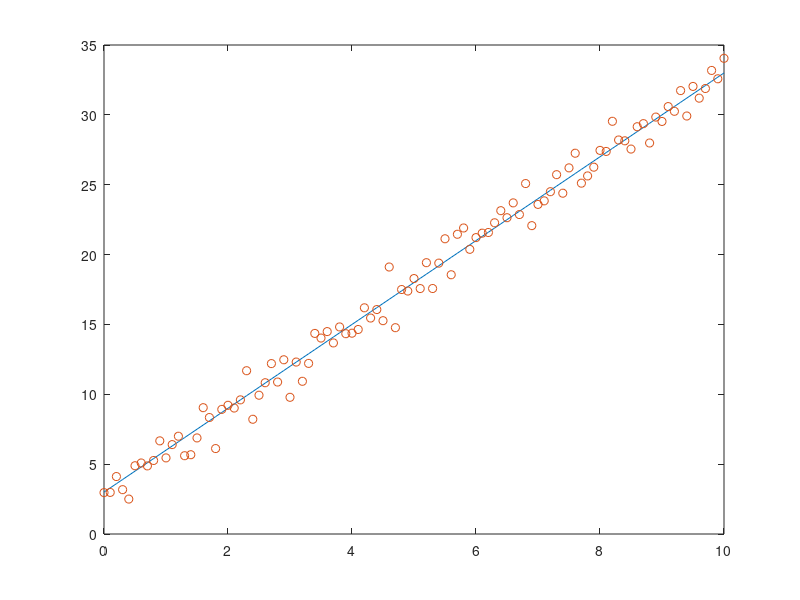

Write the MATLAB code that produced this figure.
clear all
x=2:0.2:4;
n=length(x);
b=ones(n,1);
A=sparse(n,n);
for k=1:length(x)
    A(k,:)=x.^k;
end
% %speye(A)

save('A.mat','A')
save('b.mat','b')
x=inv(A)*b; % no es posible
res=norm(A*x-b);
sprintf("residuo sin QR %e",res)

[q,r]=qr(A);
x=inv(r)*q'*b;
res=norm(r*x-q'*b);
sprintf("residuo  con QR %e",res)

%%%%%%%%%%%%%%
%%minimos cuadrados
x=0:0.1:10;
y=3*x+3;
yn=3*x+3+randn(1,length(x));
plot(x,y,x,yn,'o')

%% Ecuaciones normales


